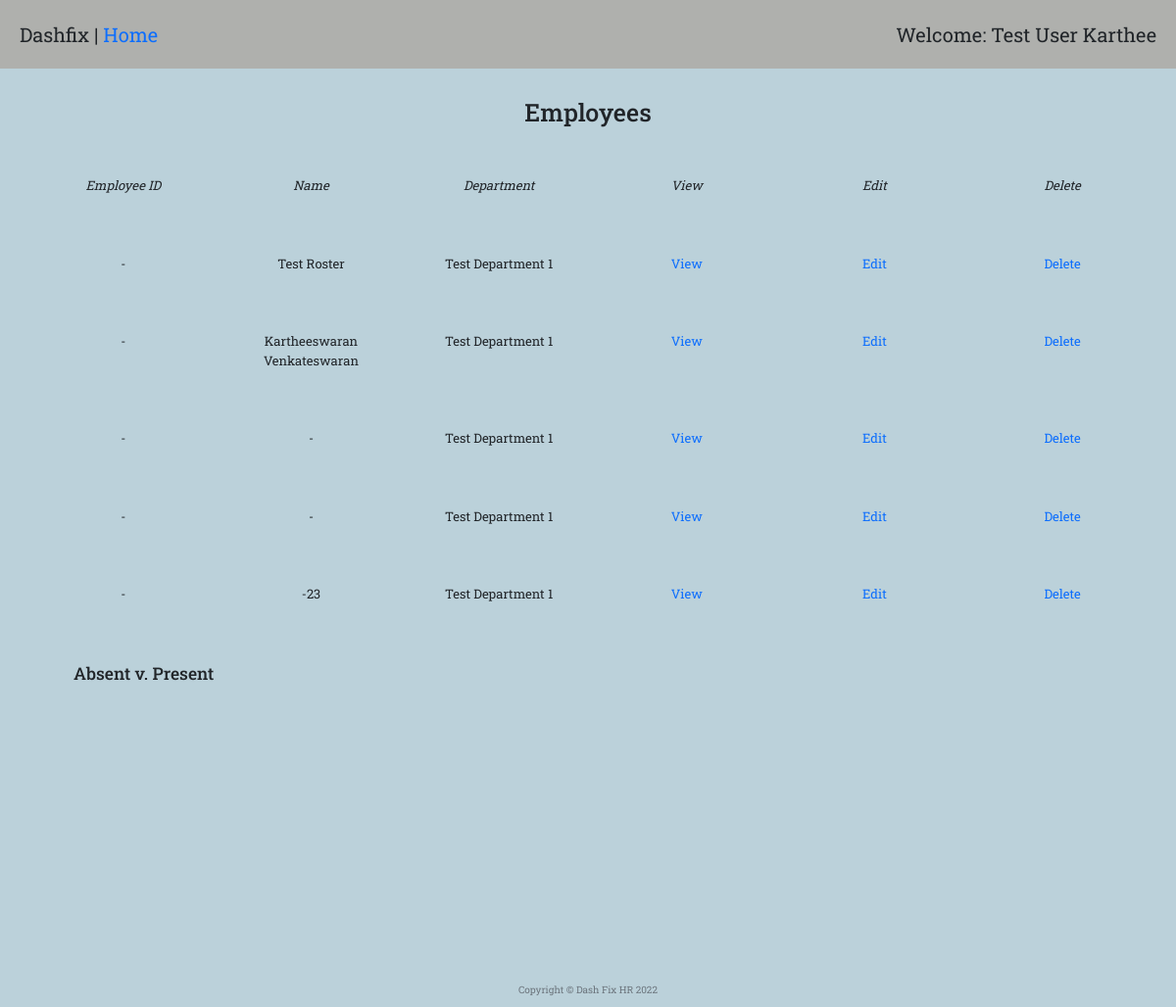
The app's page /employee_report (signed in), older data.
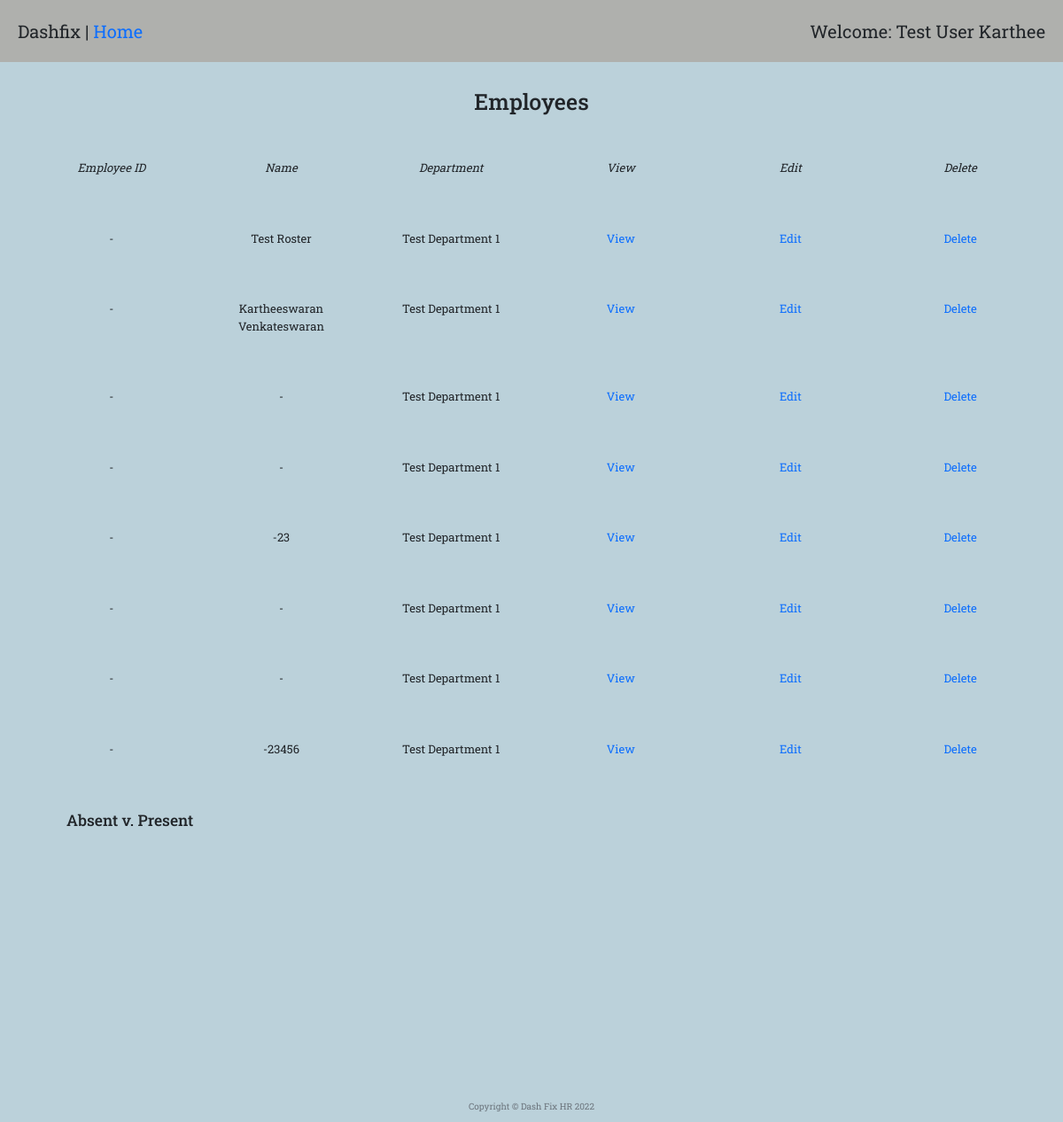
The same page, newer data.
### main.py (models this page shows)
class User(UserMixin, db.Model):
    __tablename__ = "Users"
    id = Column(Integer, primary_key=True)
    email = Column(String(100), unique=True)
    password = Column(String(100))
    name = Column(String(1000))
    employee = relationship("employeeMaster", back_populates="user")
    roster = relationship("rosterMaster", back_populates="user")
    timesheet = relationship("timesheetMaster", back_populates="user")
    leave = relationship("leaveApplicationMaster", back_populates="user")
    passport = relationship("passportApplicationMaster", back_populates="user")

class employeeMaster(db.Model):
    __tablename__ = "employeeMaster"
    id = Column(Integer, primary_key=True)
    employeeID = Column(String(300))
    joining_date = Column(DateTime)
    name = Column(String(300))
    addressUae = Column(String(300))
    poBox = Column(String(300))
    mobilePersonal = Column(Integer)
    mobileHome = Column(Integer)
    personalMail = Column(String(300))
    addressHome = Column(String(300))
    passportNumber = Column(Integer)
    nationality = Column(String(300))
    ownCar = Column(Boolean)
    carRent = Column(Boolean)
    company_laptop = Column(String(300))
    company_mobile = Column(String(300))
    emUaeName = Column(String(300))
    emUaeRel = Column(String(300))
    emUaeAddr = Column(String(300))
    emUaeMobileNumber = Column(Integer)
    emUaeHomeNumber = Column(Integer)
    originCountry = Column(String(300))
    emCoName = Column(String(300))
    emCoRel = Column(String(300))
    emCoAddr = Column(String(300))
    emCoMobileNumber = Column(Integer)
    emCoHomeNumber = Column(Integer)
    createdBy = Column(Integer, ForeignKey("Users.id"))
    user = relationship("User", back_populates="employee")
    departmentId = Column(Integer, ForeignKey("departmentMaster.id"))
    department = relationship("departmentMaster", back_populates="employee")
    document = relationship("documentMaster", back_populates="employee")
    actionItem = relationship("actionItemMaster", back_populates="employee")
    leave = relationship("leaveApplicationMaster", back_populates="employee")
    passport = relationship("passportApplicationMaster", back_populates="employee")
    timesheet = relationship("timesheetEntryMaster", back_populates="employee")
    roster = relationship("rosterEntryMaster", back_populates="employee")
    details = relationship("employeeDetails", back_populates="employee")

class departmentMaster(db.Model):
    __tablename__ = "departmentMaster"
    id = Column(Integer, primary_key=True)
    name = Column(String(300))
    employee = relationship("employeeMaster", back_populates="department")

### main.py (the view)
@app.route("/employee_report", methods=["GET", "POST"])
@admin_only
def employee_report():
    employee_list = employeeMaster.query.all()
    date_test = '2022-09-01'
    roster_element = db.session.query(rosterMaster).filter_by(date=date_test).first()
    if roster_element:
        roster_entries = db.session.query(rosterEntryMaster).filter_by(rosterID=roster_element.id).all()
        off_days = 0
        for i in roster_entries:
            if i.absent != 'none':
                off_days += 1
    else:
        off_days = 0
        roster_entries = []
    data = {'Task': 'Hours per Day', 'Absent': off_days, 'Present': len(roster_entries)}
    department = []
    for ts in employee_list:
        department_element = departmentMaster.query.get(ts.departmentId)
        if department_element:
            department_name = department_element.name
        else:
            department_name = "None"
        department.append(department_name)
    return render_template("employee_report.html", ts=employee_list, len=range(len(department)), departments=department,
                           data=data, user=current_user)

### main.py (called while the page is built)
def admin_only(f):
    @wraps(f)
    def decorated_function(*args, **kwargs):
        admin = User.query.all()
        admin_id = []
        for i in admin:
            id_ = i.id
            admin_id.append(id_)
        if current_user.id not in admin_id:
            return abort(403)
        return f(*args, **kwargs)
    return decorated_function

@login_manager.user_loader
def load_user(user_id):
    return User.query.get(int(user_id))

### templates/employee_report.html (shortened to what this page needs)
{% extends 'bootstrap/base.html' %}
{% import "bootstrap/wtf.html" as wtf %}
{% block content %}
{% include "header.html" %}
  <div class="welcome">
    <span>Dashfix | <a href="{{url_for('home')}}">Home</a></span>
    <span>Welcome: {{user.name}}</span>
  </div>
  <h1 style="margin-top: 30px; margin-bottom: 50px; text-align: center;">Employees</h1>
  <div class="row" style="margin-bottom: 50px; margin-left: 30px; font-size: 1.5rem; text-align: center;">
    <div class="col-2"><p><em>Employee ID</em></p></div>
    <div class="col-2"><p><em>Name</em></p></div>
    <div class="col-2"><p><em>Department</em></p></div>
    <div class="col-2"><p><em>View</em></p></div>
    <div class="col-2"><p><em>Edit</em></p></div>
    <div class="col-2"><p><em>Delete</em></p></div>
  </div>
  {% for i in len %}
      <div class="row" style="margin-bottom: 50px; margin-left: 30px; text-align: center;">
        <div class="col-2"><p>{{ ts[i].employeeID }}</p></div>
        <div class="col-2"><p>{{ ts[i].name }}</p></div>
        <div class="col-2"><p>{{ departments[i] }}</p></div>
        <div class="col-2"><p><a href="{{url_for('employee_view', employee_id=ts[i].id)}}">View</a></p></div>
        <div class="col-2"><p><a href="{{url_for('employee_edit', employee_id=ts[i].id)}}">Edit</a></p></div>
        <div class="col-2"><p><a href="{{url_for('employee_delete', employee_id=ts[i].id)}}">Delete</a></p></div>
      </div>
  {% endfor %}
  <div style="margin: 50px 20px 0 10px;width: 1000px;margin-bottom: 50px; margin-left: 75px;">
      <h3>Absent v. Present</h3>
      <div id="piechart_3d" style="width: 450px; height: 250px;"></div>
  </div>
{% include "footer.html" %}
{% endblock %}

### templates/header.html (shortened to what this page needs)
<!DOCTYPE html>
<html lang="en">
<head>
  <link href="https://cdn.jsdelivr.net/npm/bootstrap@5.2.0-beta1/dist/css/bootstrap.min.css" rel="stylesheet">
  <link href="{{ url_for('static', filename='styles1.css')}}" rel="stylesheet">
</head>
<body>

### templates/footer.html (shortened to what this page needs)
  <footer>
    <p class="copyright text-muted">Copyright &copy; Dash Fix HR 2022</p>
  </footer>
</body>
</html>

### static/styles1.css (style rules this page uses)
body { font-family: 'Roboto Slab', serif; }
footer { display: flex; justify-content: center; }
body { background-color: #bbd1da; }
.welcome { background-color: #afb0ad; display: flex; justify-content: space-between; padding: 20px; font-size: 2rem; }
.row, h5 { margin-top: 20px; margin-right: 20px; margin-left: 20px; }
div { font-size: 1.3rem; margin: 0px; padding-right: 0px; }
.time_suc_entry, p { text-size: 1.8rem; }
a:link { text-decoration: none; text-color: black; }

Row changes from the older to the newer data that the page shows:
added employeeMaster: employeeID "-", name "-"
added employeeMaster: employeeID "-", name "-"
added employeeMaster: employeeID "-", name "-23456"
Text that changed along with them:
new list line: "Test Department 1"
new list line: "View Edit Delete"
